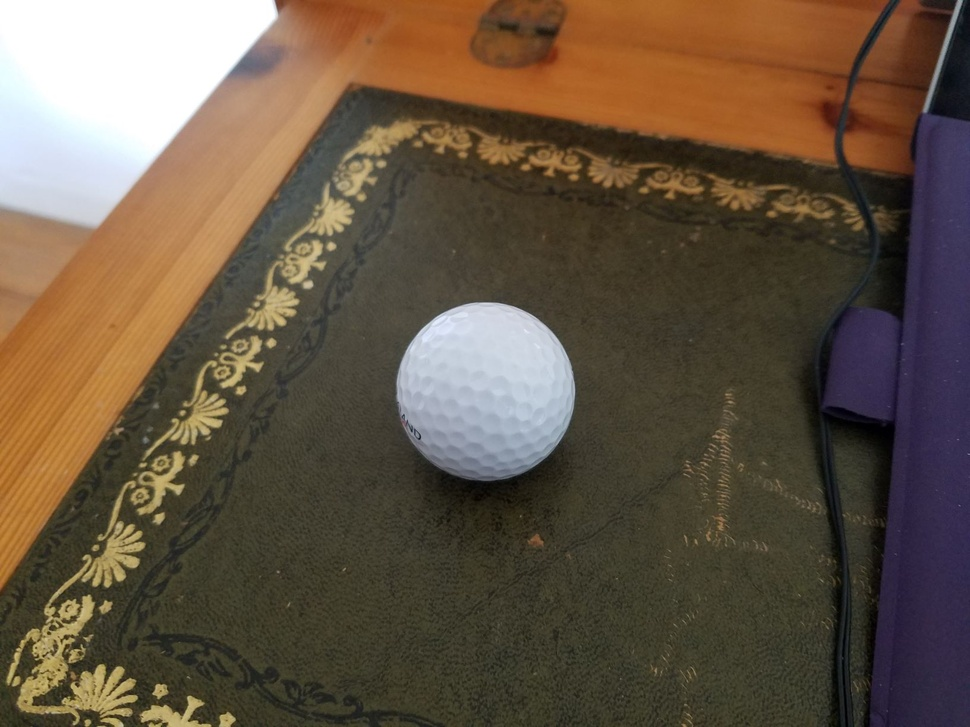
#> input picture ballimage.jpg, 970 x 727 px, shrunk from 1632 x 1224 before the run
$ python findballinimage_detailed.py   (older library calls are emulated)
#> lines starting #> are read from the running program, lines starting #| are printed output that depends on the picture; after the words box and inside, x2 and y2 are one past the last pixel; in counts of white or black regions, pixels touching at a corner belong together
import cv2 as cv
import numpy as np

imagename = 'ballimage.jpg'

#read image
img = cv.imread(imagename,cv.IMREAD_COLOR)
#> img is the input picture: shape (727, 970, 3); mean B, G, R 68.2, 85.7, 101.3

#Copy of image to put into result
result = img

#Convert to hsv colorspace because that works better
hsvimg = cv.cvtColor(img, cv.COLOR_BGR2HSV)
#> hsvimg: shape (727, 970, 3); mean H, S, V 35.9, 97.1, 104.4

#Define thresholds
#True value for white in HSV is (0-255,0-255, 255) only Value matters for white
white_lower = np.array([0,0,127])
white_upper = np.array([180,127,255])

#Threshold the HSV image to get only white colors
#Image is a mask of only colors in the threshold values
mask = cv.inRange(hsvimg, white_lower, white_upper)
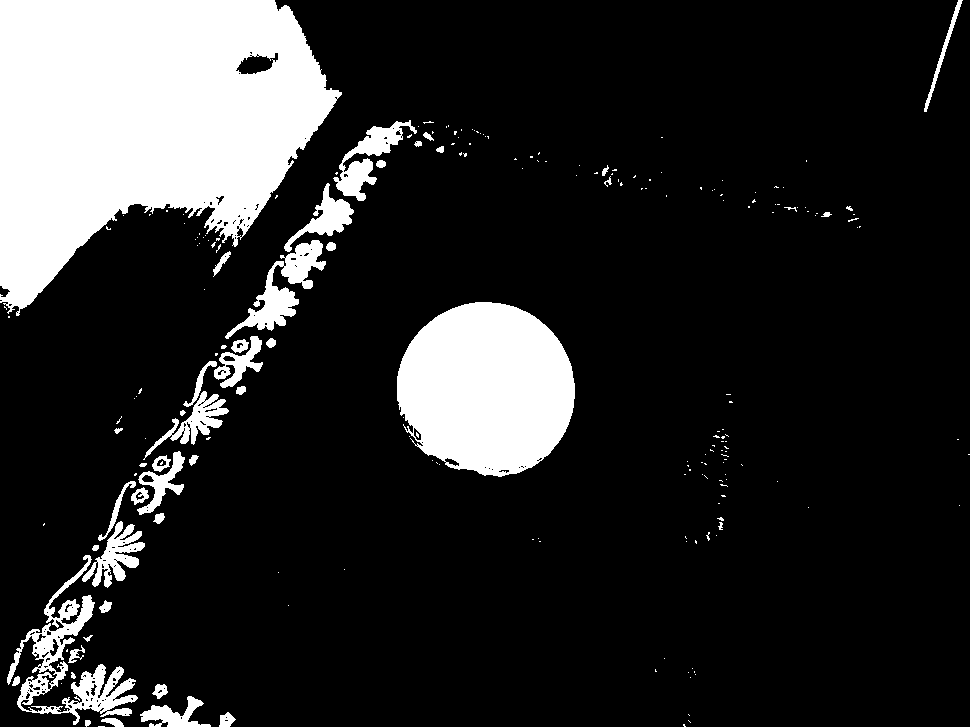
#> mask: shape (727, 970); 16.6% white; 214 white regions (168 under 20 px), largest, box (x1, y1, x2, y2) and area: (0, 0, 342, 316) 71220, (397, 302, 575, 477) 24117, (7, 555, 138, 725) 5387

#Create color image for mask to draw circles on
cimg = cv.cvtColor(mask,cv.COLOR_GRAY2BGR)

#Find circles in the masked image
circles = cv.HoughCircles(mask,cv.HOUGH_GRADIENT,1,20,
                            param1=50,param2=30,minRadius=0,maxRadius=0)
#> circles = 95 rows, first 8: [486.5, 389.5, 88], [246.5, 544.5, 133.3], [331.5, 629.5, 252.9], [102.5, 635.5, 64.4], [123.5, 650.5, 89.6], [145.5, 628.5, 88.3], [146.5, 648.5, 99.3], [121.5, 165.5, 221.3]
if circles is None:
    #This displays text if no ball is detected
    text = 'no ball detected'
    textsize = cv.getTextSize(text, cv.FONT_HERSHEY_SIMPLEX, 2, 2)
    rows, columns, channels = img.shape

    #Finds origin to center text
    textorigin = ((columns//2)-(textsize[0][0]//2), textsize[0][1]+10)

    #Draw a Rectangle to help text stand out
    bottomleftvertex = (textorigin[0]-5, textorigin[1]+5)
    toprightvertex = (textorigin[0]+textsize[0][0]+5, 5)
    cv.rectangle(result, bottomleftvertex, toprightvertex, [255,255,255], cv.FILLED)

    #Draw text
    cv.putText(result, text, textorigin, cv.FONT_HERSHEY_SIMPLEX, 2, [0,0,0], 2, cv.FILLED, False)
    print('No ball detected')

else: #Ball is detected
    #Round number to whole numbers
    circles = np.uint16(np.around(circles))
#> circles = 95 rows, first 8: [486, 390, 88], [246, 544, 133], [332, 630, 253], [102, 636, 64], [124, 650, 90], [146, 628, 88], [146, 648, 99], [122, 166, 221]
    print(circles)
#> (printed output is left out)

    #Draw circles on colored masked image
    for i in circles[0,:]:
        # draw the outer circle
        cv.circle(cimg,(i[0],i[1]),i[2],(0,255,0),2)
        # draw the center of the circle
        cv.circle(cimg,(i[0],i[1]),2,(0,0,255),3)
#> this loop made 95 passes
#> i on passes 1 to 12: [486, 390, 88], [246, 544, 133], [332, 630, 253], [102, 636, 64], [124, 650, 90], [146, 628, 88], [146, 648, 99], [122, 166, 221], [86, 656, 52], [120, 624, 71], [146, 166, 200], [222, 580, 123]
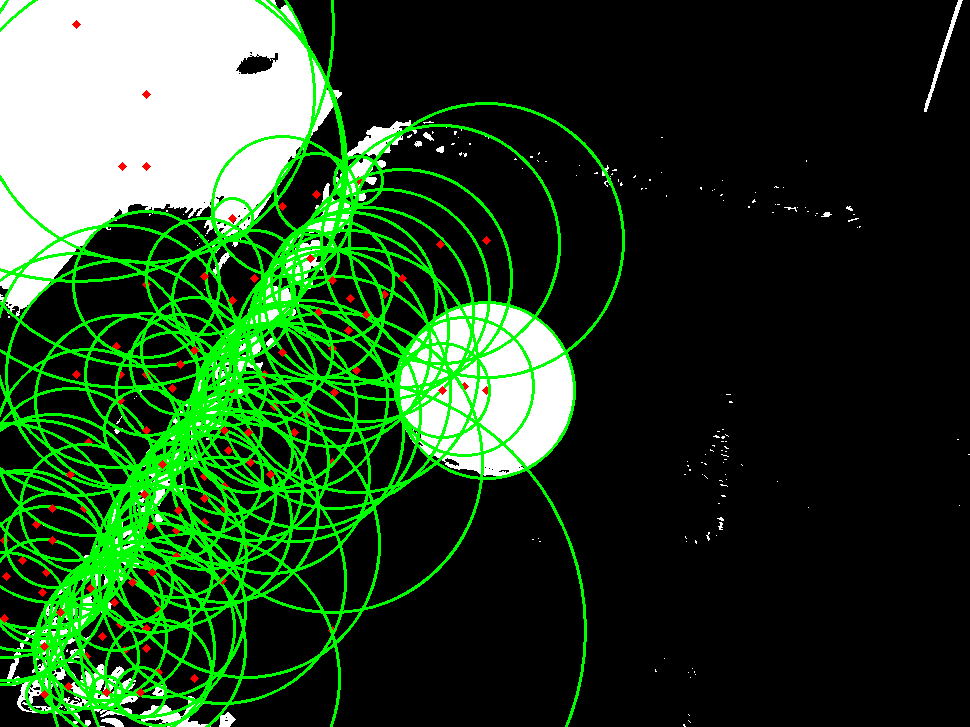
#> cimg: shape (727, 970, 3); mean B, G, R 33.9, 66.8, 35.1

    #Draw circle around the image
    #The "best" circle is the first one in the array so that one is used
    cv.circle(result, (circles[0][0][0],circles[0][0][1]),circles[0][0][2],(0,255,0),2)
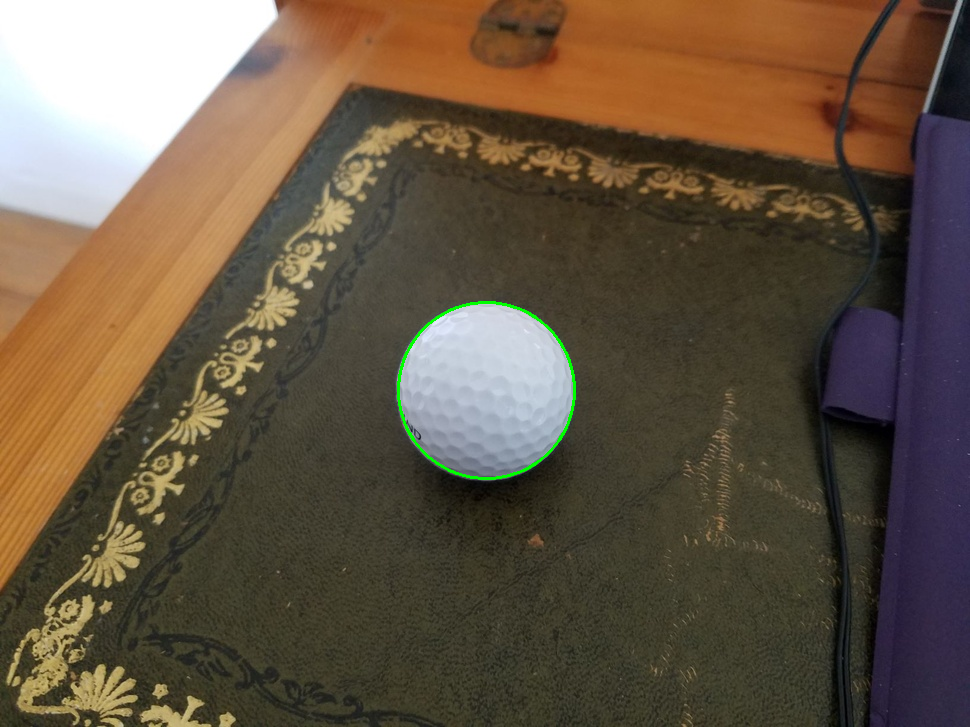
#> result: shape (727, 970, 3); 0.23% of pixels changed, all inside (x1, y1, x2, y2) = (397, 301, 576, 480)

#Show images
cv.imshow('Original', img)
cv.imshow('Mask',mask)
cv.imshow('Circles', cimg)
cv.imshow('Result', result)

k = cv.waitKey(0)
#> (key Esc is pressed here)
cv.destroyAllWindows()
